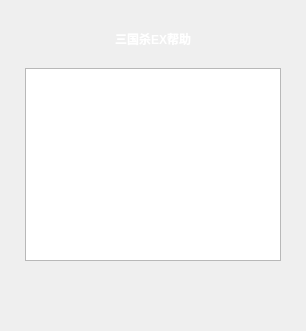
<?xml version="1.0" encoding="UTF-8"?>
<ui version="4.0">
 <class>HelpBox</class>
 <widget class="QWidget" name="HelpBox">
  <property name="geometry">
   <rect>
    <x>0</x>
    <y>0</y>
    <width>306</width>
    <height>331</height>
   </rect>
  </property>
  <layout class="QVBoxLayout" name="verticalLayout">
   <property name="spacing">
    <number>20</number>
   </property>
   <property name="leftMargin">
    <number>25</number>
   </property>
   <property name="topMargin">
    <number>30</number>
   </property>
   <property name="rightMargin">
    <number>25</number>
   </property>
   <property name="bottomMargin">
    <number>30</number>
   </property>
   <item>
    <widget class="QLabel" name="messageLabel">
     <property name="text">
      <string>&lt;font color=white&gt;&lt;b&gt;三国杀EX帮助&lt;/b&gt;&lt;/font&gt;</string>
     </property>
     <property name="alignment">
      <set>Qt::AlignCenter</set>
     </property>
    </widget>
   </item>
   <item>
    <widget class="sgsui::TextBrowser" name="helpText">
     <property name="html">
      <string>&lt;!DOCTYPE HTML PUBLIC &quot;-//W3C//DTD HTML 4.0//EN&quot; &quot;http://www.w3.org/TR/REC-html40/strict.dtd&quot;&gt;
&lt;html&gt;&lt;head&gt;&lt;meta name=&quot;qrichtext&quot; content=&quot;1&quot; /&gt;&lt;style type=&quot;text/css&quot;&gt;
p, li { white-space: pre-wrap; }
&lt;/style&gt;&lt;/head&gt;&lt;body style=&quot; font-family:'Ubuntu'; font-size:11pt; font-weight:400; font-style:normal;&quot;&gt;
&lt;table border=&quot;0&quot; style=&quot;-qt-table-type: root; margin-top:4px; margin-bottom:4px; margin-left:4px; margin-right:4px;&quot;&gt;
&lt;tr&gt;
&lt;td style=&quot;border: none;&quot;&gt;
&lt;p style=&quot;-qt-paragraph-type:empty; margin-top:0px; margin-bottom:0px; margin-left:0px; margin-right:0px; -qt-block-indent:0; text-indent:0px;&quot;&gt;&lt;/p&gt;
&lt;p style=&quot;-qt-paragraph-type:empty; margin-top:0px; margin-bottom:0px; margin-left:0px; margin-right:0px; -qt-block-indent:0; text-indent:0px;&quot;&gt;&lt;/p&gt;
&lt;p style=&quot;-qt-paragraph-type:empty; margin-top:0px; margin-bottom:0px; margin-left:0px; margin-right:0px; -qt-block-indent:0; text-indent:0px;&quot;&gt;&lt;/p&gt;
&lt;p style=&quot;-qt-paragraph-type:empty; margin-top:0px; margin-bottom:0px; margin-left:0px; margin-right:0px; -qt-block-indent:0; text-indent:0px;&quot;&gt;&lt;/p&gt;&lt;/td&gt;&lt;/tr&gt;&lt;/table&gt;&lt;/body&gt;&lt;/html&gt;</string>
     </property>
    </widget>
   </item>
   <item>
    <layout class="QHBoxLayout" name="horizontalLayout">
     <property name="rightMargin">
      <number>0</number>
     </property>
     <item>
      <spacer name="horizontalSpacer_2">
       <property name="orientation">
        <enum>Qt::Horizontal</enum>
       </property>
       <property name="sizeHint" stdset="0">
        <size>
         <width>40</width>
         <height>20</height>
        </size>
       </property>
      </spacer>
     </item>
     <item>
      <widget class="sgsui::GameButton" name="okButton"/>
     </item>
     <item>
      <spacer name="horizontalSpacer">
       <property name="orientation">
        <enum>Qt::Horizontal</enum>
       </property>
       <property name="sizeHint" stdset="0">
        <size>
         <width>40</width>
         <height>20</height>
        </size>
       </property>
      </spacer>
     </item>
    </layout>
   </item>
  </layout>
 </widget>
 <customwidgets>
  <customwidget>
   <class>sgsui::GameButton</class>
   <extends>QLabel</extends>
   <header>sgsui_GameButton.h</header>
  </customwidget>
  <customwidget>
   <class>sgsui::TextBrowser</class>
   <extends>QTextBrowser</extends>
   <header>sgsui_TextBrowser.h</header>
  </customwidget>
 </customwidgets>
 <resources/>
 <connections/>
</ui>
